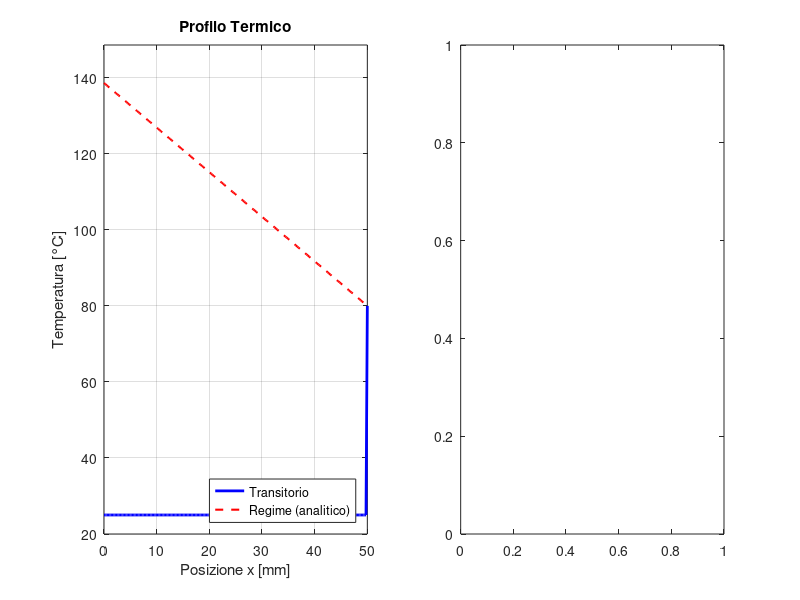

Reproduce this figure in MATLAB. (Note: this script raises an error after producing the figure.)
%% Diffusione Termica 1D: Sbarra di Alluminio
%  BC sinistra  (x=0): flusso imposto  q_in = 25 W  (Neumann)
%  BC destra    (x=L): temperatura fissa T_sink = 80 °C (Dirichlet)
%
%  Geometria: 3 mm x 30 mm x 50 mm (sezione A = 9e-5 m^2)
%
%  Metodo: differenze finite esplicite (FTCS) con ghost-node per
%          la condizione di Neumann al bordo sinistro.
%
%  Davide Bagnara — Marzo 2026

clear; clc; close all;

%% ── 1. Parametri Fisici ─────────────────────────────────────────────────
L     = 0.050;      % Lunghezza sbarra              [m]
alpha = 98e-6;      % Diffusività termica Al         [m²/s]
k     = 237;        % Conducibilità termica Al       [W/(m·K)]
A     = 3e-3 * 30e-3; % Sezione: 3 mm × 30 mm       [m²]  = 9e-5 m²

% Condizioni al contorno
q_in   = 25;        % Flusso termico imposto a x=0   [W]
T_sink = 80;        % Temperatura pozzo a x=L        [°C]
T0     = 25;        % Temperatura iniziale (ambiente)[°C]

%% ── 2. Discretizzazione Spaziale ────────────────────────────────────────
Nx = 200;                    % Nodi interni + bordi
dx = L / (Nx - 1);           % Passo spaziale
x  = linspace(0, L, Nx);     % Griglia [m]

% Coefficiente CFL — stabilità per esplicito: lambda < 0.5
% Usiamo safety factor 0.45
lambda = 0.45;
dt     = lambda * dx^2 / alpha;   % Passo temporale [s]

T_final = 120;               % Durata simulazione [s] — abbondante per il regime
Nt      = ceil(T_final / dt);

fprintf('Parametri solver:\n');
fprintf('  dx = %.4f mm | dt = %.6f s | Nt = %d | lambda = %.4f\n', ...
        dx*1e3, dt, Nt, lambda);

%% ── 3. Soluzione Analitica a Regime (verifica) ──────────────────────────
% A regime: d²T/dx² = 0  →  T(x) = a·x + b
% T'(0) = -q_in/(k·A)   →  a = -q_in/(k·A)
% T(L)  = T_sink         →  b = T_sink - a·L
a_ss = -q_in / (k * A);
b_ss = T_sink - a_ss * L;
T_ss = a_ss * x + b_ss;       % Profilo lineare a regime

fprintf('  Temp. a x=0 a regime: %.2f °C\n', T_ss(1));
fprintf('  Temp. a x=L a regime: %.2f °C  (atteso: %.0f °C)\n\n', T_ss(end), T_sink);

%% ── 4. Inizializzazione ─────────────────────────────────────────────────
u     = T0 * ones(1, Nx);   % Condizione iniziale uniforme
u(end) = T_sink;             % Applica subito la Dirichlet a destra

% Matrici per registrare la storia temporale
t_hist = zeros(1, Nt);
T_x0_hist = zeros(1, Nt);   % T(x=0) nel tempo
T_xmid_hist = zeros(1, Nt); % T(x=L/2) nel tempo

%% ── 5. Setup Grafico ────────────────────────────────────────────────────
fig = figure('Name', 'Diffusione Termica 1D', ...
             'Position', [100 100 1000 520], ...
             'Color', [0.96 0.96 0.96]);

% Subplot 1: Profilo spaziale
ax1 = subplot(1,2,1);
hProf = plot(ax1, x*1e3, u, 'b-', 'LineWidth', 2); hold on;
hSS   = plot(ax1, x*1e3, T_ss, 'r--', 'LineWidth', 1.5);
xlabel(ax1, 'Posizione x [mm]');
ylabel(ax1, 'Temperatura [°C]');
title(ax1, 'Profilo Termico');
legend(ax1, 'Transitorio', 'Regime (analitico)', 'Location', 'SouthEast');
grid(ax1, 'on');
ylim(ax1, [T0-5, T_ss(1)+10]);
xlim(ax1, [0, L*1e3]);

% Subplot 2: Storia temporale
ax2 = subplot(1,2,2);
hH0   = plot(ax2, NaN, NaN, 'b-',  'LineWidth', 1.8); hold on;
hHmid = plot(ax2, NaN, NaN, 'm-',  'LineWidth', 1.8);
hSS0  = yline(ax2, T_ss(1), 'r--', 'LineWidth', 1.5);
xlabel(ax2, 'Tempo [s]');
ylabel(ax2, 'Temperatura [°C]');
title(ax2, 'Convergenza al Regime');
legend(ax2, 'T(x=0)', 'T(x=L/2)', 'T_{regime}(x=0)', 'Location', 'SouthEast');
grid(ax2, 'on');
ylim(ax2, [T0-5, T_ss(1)+10]);

sgtitle(fig, sprintf('Sbarra Al 3×30×50 mm | q_{in}=%.0f W | T_{sink}=%.0f °C', ...
                     q_in, T_sink), 'FontSize', 12, 'FontWeight', 'bold');

%% ── 6. Loop Temporale ───────────────────────────────────────────────────
disp('Avvio simulazione...');
plot_interval = max(1, floor(Nt / 300)); % ~300 aggiornamenti grafico totali

for n = 1:Nt

    u_new = u;

    % ── A. Nodi interni: schema FTCS standard ────────────────────────────
    u_new(2:end-1) = u(2:end-1) + lambda * ...
                     (u(3:end) - 2*u(2:end-1) + u(1:end-2));

    % ── B. BC sinistra — Neumann: flusso imposto q_in  (ghost node) ──────
    %  -k·A·(dT/dx)|_{x=0} = q_in
    %  Con ghost node: u_ghost = u(2) + 2·dx·q_in/(k·A)
    %  → u_new(1) = u(1) + lambda·(u(2) - 2·u(1) + u_ghost)
    %             = u(1) + lambda·(2·u(2) - 2·u(1) + 2·dx·q_in/(k·A))
    u_ghost  = u(2) + 2 * dx * q_in / (k * A);
    u_new(1) = u(1) + lambda * (u(2) - 2*u(1) + u_ghost);

    % ── C. BC destra — Dirichlet: temperatura fissa ───────────────────────
    u_new(end) = T_sink;

    % ── D. Aggiorna stato ─────────────────────────────────────────────────
    u = u_new;

    % ── E. Registra storia temporale ──────────────────────────────────────
    t_hist(n)      = n * dt;
    T_x0_hist(n)   = u(1);
    T_xmid_hist(n) = u(ceil(Nx/2));

    % ── F. Aggiorna grafico ───────────────────────────────────────────────
    if mod(n, plot_interval) == 0
        set(hProf, 'YData', u);

        idx = 1:n;
        set(hH0,   'XData', t_hist(idx),   'YData', T_x0_hist(idx));
        set(hHmid, 'XData', t_hist(idx),   'YData', T_xmid_hist(idx));

        sgtitle(fig, sprintf('Sbarra Al 3×30×50 mm | t = %.1f s / %.0f s', ...
                             n*dt, T_final), ...
                'FontSize', 12, 'FontWeight', 'bold');
        drawnow limitrate;
    end
end

%% ── 7. Verifica Convergenza ─────────────────────────────────────────────
err_max = max(abs(u - T_ss));
fprintf('Simulazione completata.\n');
fprintf('  Errore max vs. regime analitico: %.4f °C\n', err_max);

% Grafico finale con overlay soluzione analitica ben visibile
set(hProf, 'YData', u, 'Color', 'b');
set(hH0,   'XData', t_hist, 'YData', T_x0_hist);
set(hHmid, 'XData', t_hist, 'YData', T_xmid_hist);
sgtitle(fig, sprintf('REGIME RAGGIUNTO | Sbarra Al 3×30×50 mm | Errore max: %.3f °C', err_max), ...
        'FontSize', 12, 'FontWeight', 'bold', 'Color', [0 0.5 0]);
drawnow;
